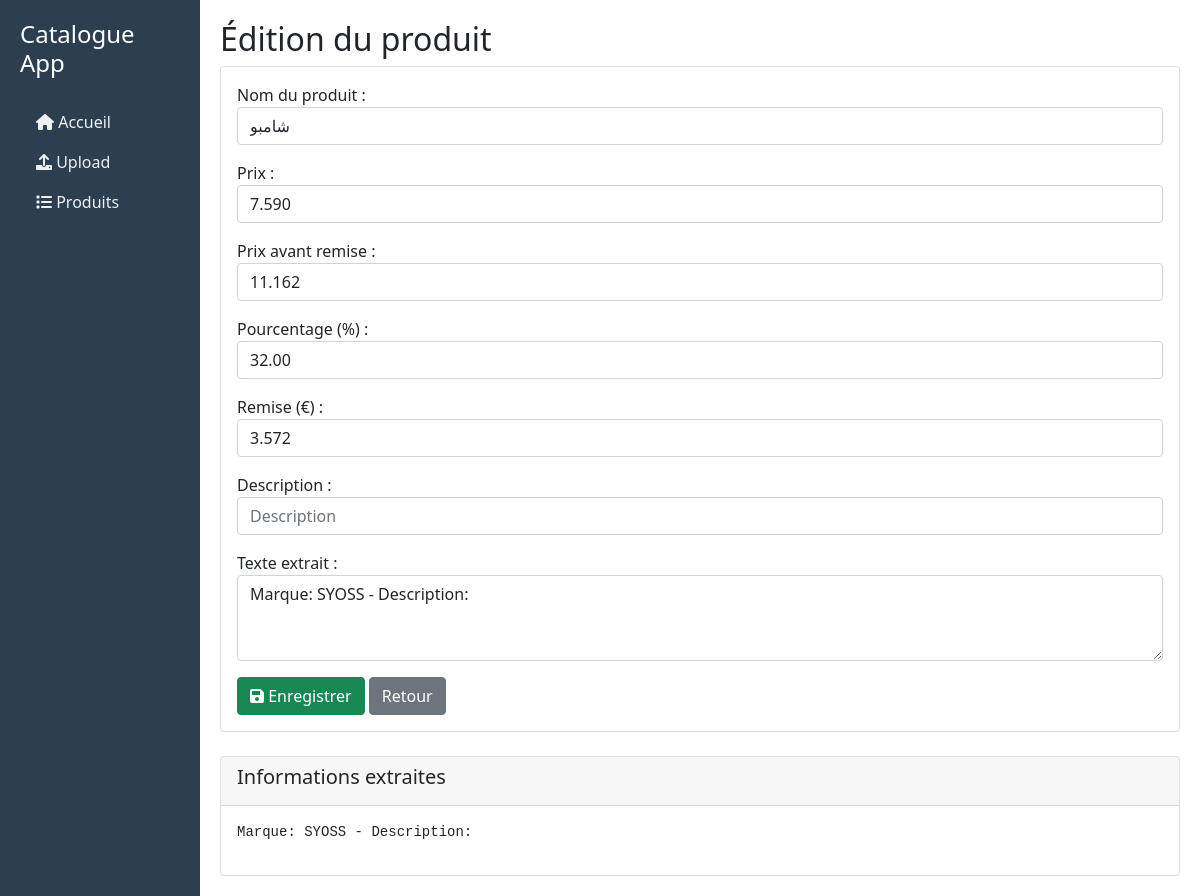
/edit/366/, run on the app's committed database.
### catalogue_app/models.py (models this page shows, shortened)
class Produit(models.Model):
    catalogue = models.ForeignKey(Catalogue, on_delete=models.CASCADE, related_name='produits', verbose_name="Catalogue")
    nom = models.CharField(max_length=255, blank=True, null=True, verbose_name="Nom (Affiché)")  # null=True ajouté
    nom_fr = models.CharField(max_length=255, blank=True, null=True, verbose_name="Nom (FR)")  # null=True ajouté
    nom_ar = models.CharField(max_length=255, blank=True, null=True, verbose_name="Nom (AR)")  # null=True ajouté
    marque = models.CharField(max_length=255, blank=True, null=True, verbose_name="Marque")  # null=True ajouté
    prix = models.DecimalField(max_digits=10, decimal_places=3, null=True, blank=True, verbose_name="Prix (TND)")
    prix_avant = models.DecimalField(max_digits=10, decimal_places=3, null=True, blank=True, verbose_name="Prix avant (TND)")
    pourcentage = models.DecimalField(max_digits=5, decimal_places=2, null=True, blank=True, verbose_name="%")
    description = models.TextField(blank=True, null=True, verbose_name="Description")  # null=True ajouté
    description_2 = models.TextField(blank=True, null=True, verbose_name="Description 2")  # null=True ajouté
    description_3 = models.TextField(blank=True, null=True, verbose_name="Description 3")  # null=True ajouté
    remise = models.DecimalField(max_digits=10, decimal_places=3, null=True, blank=True, verbose_name="Remise (TND)")
    extrait_texte = models.TextField(blank=True, null=True, verbose_name="Texte extrait")  # null=True ajouté
    image_produit = models.ImageField(upload_to='produits/', null=True, blank=True, verbose_name="Image du produit")
    created_at = models.DateTimeField(auto_now_add=True, verbose_name="Date de création")
    updated_at = models.DateTimeField(auto_now=True, verbose_name="Date de mise à jour")
    est_sauvegarde = models.BooleanField(default=False, verbose_name="Sauvegardé")
    class Meta:
        verbose_name = "Produit"
        verbose_name_plural = "Produits"
        ordering = ['-created_at']

### catalogue_app/views.py (the view)
# urls.py: path('edit/<int:product_id>/', views.edit_product, name='edit_product'),
def edit_product(request, product_id):
    produit = get_object_or_404(Produit, id=product_id)
    if request.method == 'POST':
        form = ProduitForm(request.POST, instance=produit)
        if form.is_valid():
            try:
                produit = form.save(commit=False)
                produit.save()
                messages.success(request, 'Produit mis a jour avec succes !')
                return redirect('edit_product', product_id=produit.id)
            except Exception as e:
                messages.error(request, f"Erreur lors de la mise a jour: {str(e)}")
        else:
            messages.error(request, "Le formulaire contient des erreurs.")
    else:
        form = ProduitForm(instance=produit)
    context = {
        'form': form,
        'produit': produit,
    }
    return render(request, 'edit_product.html', context)

### catalogue_app/templates/edit_product.html (shortened to what this page needs)
{% extends 'base.html' %}
{% block content %}
<h2>Édition du produit</h2>
<div class="card">
    <div class="card-body">
        <form method="post">
            {{ form.as_p }}
            <button type="submit" class="btn btn-success">
                <i class="fas fa-save"></i> Enregistrer
            </button>
            <a href="{% url 'upload' %}" class="btn btn-secondary">Retour</a>
        </form>
    </div>
</div>
<div class="card mt-4">
    <div class="card-header">
        <h5>Informations extraites</h5>
    </div>
    <div class="card-body">
        <pre>{{ produit.extrait_texte }}</pre>
    </div>
</div>
{% endblock %}

### data on the page
Produit: nom "شامبو", prix "7.590", prix_avant "11.162", pourcentage "32.00", remise "3.572", extrait_texte "Marque: SYOSS - Description:"
